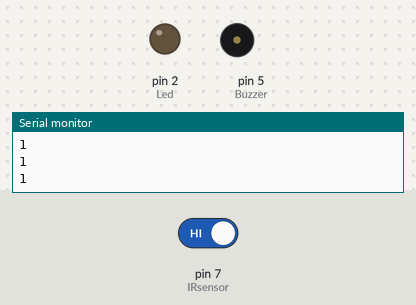
Bench run of a sketch on a simulated Arduino Uno, built with avr-gcc and run on an emulated ATmega328P. On the bench: output pins drawn as LEDs (lit = HIGH), buzzer (waves = sounding), the last lines printed to the serial monitor. Inputs (shaded band) come from the test bench; at power-on: pin 7 (IRsensor) HIGH.

Above: at 1.2 s.
1.3 s: pin 7 (IRsensor) driven LOW
At 2.2 s:
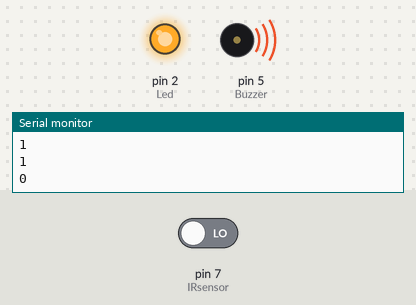
At 4.2 s:
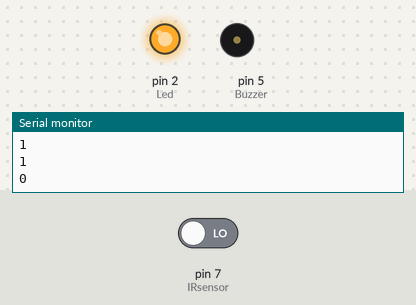
Timing chart, 0 to 10.3 s (numbered marks = the images above; inputs shaded):
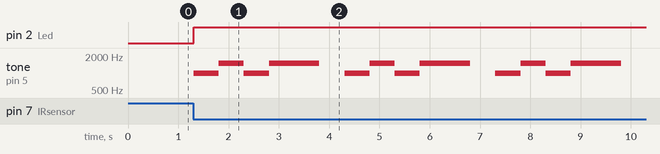

Measured:
- after the input at 1.3 s, pin 2 (Led): LOW → HIGH at once; tone on pin 5 (Buzzer): silent → 1000 Hz at once, then repeats every 3.0 s: 1500 Hz 0.50 s, 1000 Hz 0.50 s, 1500 Hz 1.0 s, silent 0.50 s, 1000 Hz 0.50 s

The sketch:

IR_Sensor_Alarm.ino
```cpp
int IRsensor = 7;
int Buzzer = 5;
int Led = 2;
void setup()
{
 Serial.begin(9600);
 pinMode (IRsensor,INPUT);
 pinMode (Buzzer,OUTPUT);
 pinMode (Led,OUTPUT);
}

void loop()
{
int sensorval= digitalRead(IRsensor);
Serial.println(sensorval);
if (sensorval==0)
{digitalWrite(Led,HIGH);
tone(Buzzer,1000,1000);
delay(500);
tone(Buzzer,1500,1000);
delay(500);
tone(Buzzer,1000,1000);
delay(500);
tone(Buzzer,1500,1000);
delay(500);
delay(1000);
}
else
{
digitalWrite(Led,LOW);
}
}
```
